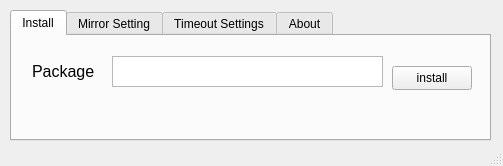
<?xml version="1.0" encoding="UTF-8"?>
<ui version="4.0">
 <class>MainWindow</class>
 <widget class="QMainWindow" name="MainWindow">
  <property name="geometry">
   <rect>
    <x>0</x>
    <y>0</y>
    <width>503</width>
    <height>166</height>
   </rect>
  </property>
  <property name="minimumSize">
   <size>
    <width>503</width>
    <height>166</height>
   </size>
  </property>
  <property name="maximumSize">
   <size>
    <width>503</width>
    <height>166</height>
   </size>
  </property>
  <property name="windowTitle">
   <string>MainWindow</string>
  </property>
  <widget class="QWidget" name="centralwidget">
   <widget class="QTabWidget" name="tabWidget">
    <property name="geometry">
     <rect>
      <x>10</x>
      <y>10</y>
      <width>481</width>
      <height>131</height>
     </rect>
    </property>
    <property name="currentIndex">
     <number>0</number>
    </property>
    <widget class="QWidget" name="install">
     <attribute name="title">
      <string>Install</string>
     </attribute>
     <widget class="QLabel" name="label">
      <property name="geometry">
       <rect>
        <x>20</x>
        <y>20</y>
        <width>71</width>
        <height>31</height>
       </rect>
      </property>
      <property name="font">
       <font>
        <pointsize>12</pointsize>
       </font>
      </property>
      <property name="text">
       <string>Package</string>
      </property>
     </widget>
     <widget class="QPlainTextEdit" name="package_name">
      <property name="geometry">
       <rect>
        <x>100</x>
        <y>20</y>
        <width>271</width>
        <height>31</height>
       </rect>
      </property>
      <property name="verticalScrollBarPolicy">
       <enum>Qt::ScrollBarAlwaysOff</enum>
      </property>
      <property name="horizontalScrollBarPolicy">
       <enum>Qt::ScrollBarAlwaysOff</enum>
      </property>
     </widget>
     <widget class="QPushButton" name="install_button">
      <property name="geometry">
       <rect>
        <x>380</x>
        <y>30</y>
        <width>80</width>
        <height>24</height>
       </rect>
      </property>
      <property name="text">
       <string>install</string>
      </property>
     </widget>
    </widget>
    <widget class="QWidget" name="tab_2">
     <attribute name="title">
      <string>Mirror Setting</string>
     </attribute>
     <widget class="QPlainTextEdit" name="mirror">
      <property name="geometry">
       <rect>
        <x>100</x>
        <y>10</y>
        <width>271</width>
        <height>31</height>
       </rect>
      </property>
      <property name="verticalScrollBarPolicy">
       <enum>Qt::ScrollBarAlwaysOff</enum>
      </property>
      <property name="horizontalScrollBarPolicy">
       <enum>Qt::ScrollBarAlwaysOff</enum>
      </property>
     </widget>
     <widget class="QPushButton" name="ustc">
      <property name="geometry">
       <rect>
        <x>220</x>
        <y>60</y>
        <width>80</width>
        <height>24</height>
       </rect>
      </property>
      <property name="text">
       <string>USTC</string>
      </property>
     </widget>
     <widget class="QPushButton" name="save_mirror">
      <property name="geometry">
       <rect>
        <x>380</x>
        <y>20</y>
        <width>80</width>
        <height>24</height>
       </rect>
      </property>
      <property name="text">
       <string>OK</string>
      </property>
     </widget>
     <widget class="QPushButton" name="tuna">
      <property name="geometry">
       <rect>
        <x>130</x>
        <y>60</y>
        <width>80</width>
        <height>24</height>
       </rect>
      </property>
      <property name="text">
       <string>Tuna</string>
      </property>
     </widget>
     <widget class="QPushButton" name="custom">
      <property name="geometry">
       <rect>
        <x>310</x>
        <y>60</y>
        <width>80</width>
        <height>24</height>
       </rect>
      </property>
      <property name="text">
       <string>Custom</string>
      </property>
     </widget>
     <widget class="QLabel" name="label_2">
      <property name="geometry">
       <rect>
        <x>20</x>
        <y>10</y>
        <width>71</width>
        <height>31</height>
       </rect>
      </property>
      <property name="font">
       <font>
        <pointsize>12</pointsize>
       </font>
      </property>
      <property name="text">
       <string>Mirror</string>
      </property>
     </widget>
     <widget class="QPushButton" name="douban">
      <property name="geometry">
       <rect>
        <x>40</x>
        <y>60</y>
        <width>80</width>
        <height>24</height>
       </rect>
      </property>
      <property name="text">
       <string>Douban</string>
      </property>
     </widget>
    </widget>
    <widget class="QWidget" name="tab">
     <attribute name="title">
      <string>Timeout Settings</string>
     </attribute>
     <widget class="QSpinBox" name="timeout">
      <property name="geometry">
       <rect>
        <x>170</x>
        <y>40</y>
        <width>71</width>
        <height>24</height>
       </rect>
      </property>
      <property name="maximum">
       <number>600</number>
      </property>
     </widget>
     <widget class="QLabel" name="label_3">
      <property name="geometry">
       <rect>
        <x>90</x>
        <y>40</y>
        <width>71</width>
        <height>31</height>
       </rect>
      </property>
      <property name="font">
       <font>
        <pointsize>11</pointsize>
       </font>
      </property>
      <property name="text">
       <string>Timeout</string>
      </property>
     </widget>
     <widget class="QPushButton" name="savetimeout">
      <property name="geometry">
       <rect>
        <x>260</x>
        <y>40</y>
        <width>80</width>
        <height>24</height>
       </rect>
      </property>
      <property name="text">
       <string>Save</string>
      </property>
     </widget>
    </widget>
    <widget class="QWidget" name="tab_3">
     <attribute name="title">
      <string>About</string>
     </attribute>
     <widget class="QLabel" name="label_4">
      <property name="geometry">
       <rect>
        <x>10</x>
        <y>10</y>
        <width>271</width>
        <height>41</height>
       </rect>
      </property>
      <property name="font">
       <font>
        <pointsize>16</pointsize>
       </font>
      </property>
      <property name="text">
       <string>Pip Installer v1.0 by Chrithon</string>
      </property>
     </widget>
     <widget class="QPushButton" name="github">
      <property name="geometry">
       <rect>
        <x>10</x>
        <y>60</y>
        <width>80</width>
        <height>24</height>
       </rect>
      </property>
      <property name="text">
       <string>Github</string>
      </property>
     </widget>
    </widget>
   </widget>
  </widget>
  <widget class="QStatusBar" name="statusbar"/>
 </widget>
 <resources/>
 <connections/>
</ui>
